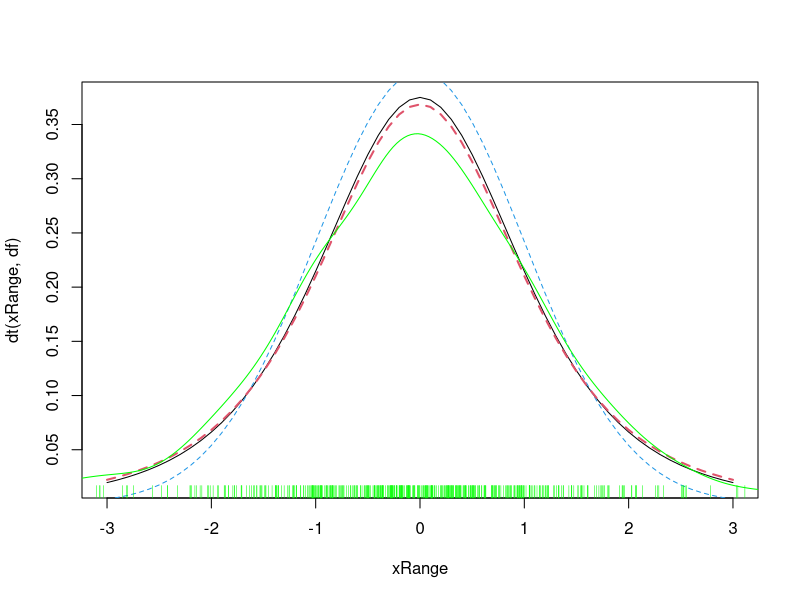

The R source for this figure: (Note: this script raises an error after producing the figure.)
###### Simulate the t distribution by monte carlo "method of composition"

###### R features & methods used:
# Creating empty placeholders for loops
# apply
# dt, dnorm, rgamma
# Graphics:  rug, lines.density, legend
# cq()  from mvbutils.

df <- 4
xRange <- seq(-3, 3, by=.1)
nsigma <- 500
plot(xRange, dt(xRange,df), type="l")
lines(xRange, dnorm(xRange), col=4, lty=2)
###Placeholders:
densities <- matrix(NA, nrow=nsigma, ncol=length(xRange))
sigsq <- vector ("numeric", length=nsigma)
xValues <- vector ("numeric", length=nsigma)
for ( isigma in 1:nsigma) {
	sigsq[isigma] <- 2/rgamma(1, df/2) 
		 ####  Inverse chisq random number (marginal).
	densities[isigma,] <- dnorm(xRange, sd=sqrt(sigsq[isigma])) 		 ### Conditional density [Yma|sig].
	xValues[isigma] <- rnorm(1,mean=0, sd=sqrt(sigsq[isigma]))
	    ### Conditional random number
}
marginalDensity <- apply(densities,2,mean)
lines(xRange, marginalDensity, col=2, lwd=2, lty=2)
rug(xValues, col="green")
lines(density(xValues), col="green")
legend(locator(1), legend=c("dt", "dnorm", "mean of dnorms", "nonparametric\nfrom sample"),
	col=cq(black,blue,red,green), lty=c(1,2,2,1))

#######  Demonstrating the use of quantile-quantile plots:
probs = seq(0, 1, length=length(xValues)+2)[-length(xValues)][-1]
qqplot(xValues, qt(probs, df=df))
abline(a=0, b=1, col="red")